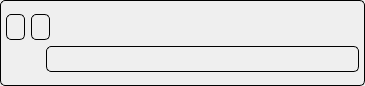
<?xml version="1.0" encoding="UTF-8"?>
<ui version="4.0">
 <class>MessageBox</class>
 <widget class="QFrame" name="MessageBox">
  <property name="geometry">
   <rect>
    <x>0</x>
    <y>0</y>
    <width>365</width>
    <height>86</height>
   </rect>
  </property>
  <property name="windowTitle">
   <string>Frame</string>
  </property>
  <property name="styleSheet">
   <string notr="true">border: 1px solid #000000; border-radius: 5px; padding: 5px</string>
  </property>
  <property name="frameShape">
   <enum>QFrame::Shape::NoFrame</enum>
  </property>
  <property name="frameShadow">
   <enum>QFrame::Shadow::Plain</enum>
  </property>
  <property name="lineWidth">
   <number>1</number>
  </property>
  <layout class="QGridLayout" name="gridLayout">
   <property name="leftMargin">
    <number>0</number>
   </property>
   <property name="topMargin">
    <number>0</number>
   </property>
   <property name="rightMargin">
    <number>0</number>
   </property>
   <property name="bottomMargin">
    <number>0</number>
   </property>
   <item row="0" column="0">
    <layout class="QVBoxLayout" name="verticalLayout">
     <item>
      <layout class="QHBoxLayout" name="horizontalLayout_2">
       <item>
        <layout class="QHBoxLayout" name="horizontalLayout">
         <item>
          <widget class="QLabel" name="user_image">
           <property name="sizePolicy">
            <sizepolicy hsizetype="Preferred" vsizetype="Fixed">
             <horstretch>0</horstretch>
             <verstretch>0</verstretch>
            </sizepolicy>
           </property>
           <property name="text">
            <string/>
           </property>
          </widget>
         </item>
         <item>
          <widget class="QLabel" name="user_name">
           <property name="sizePolicy">
            <sizepolicy hsizetype="Preferred" vsizetype="Fixed">
             <horstretch>0</horstretch>
             <verstretch>0</verstretch>
            </sizepolicy>
           </property>
           <property name="text">
            <string/>
           </property>
          </widget>
         </item>
        </layout>
       </item>
       <item>
        <spacer name="horizontalSpacer">
         <property name="orientation">
          <enum>Qt::Orientation::Horizontal</enum>
         </property>
         <property name="sizeHint" stdset="0">
          <size>
           <width>40</width>
           <height>20</height>
          </size>
         </property>
        </spacer>
       </item>
      </layout>
     </item>
     <item>
      <layout class="QHBoxLayout" name="horizontalLayout_3">
       <item>
        <spacer name="horizontalSpacer_2">
         <property name="orientation">
          <enum>Qt::Orientation::Horizontal</enum>
         </property>
         <property name="sizeType">
          <enum>QSizePolicy::Policy::Fixed</enum>
         </property>
         <property name="sizeHint" stdset="0">
          <size>
           <width>40</width>
           <height>20</height>
          </size>
         </property>
        </spacer>
       </item>
       <item>
        <widget class="QLabel" name="user_message">
         <property name="sizePolicy">
          <sizepolicy hsizetype="Preferred" vsizetype="Fixed">
           <horstretch>0</horstretch>
           <verstretch>0</verstretch>
          </sizepolicy>
         </property>
         <property name="mouseTracking">
          <bool>false</bool>
         </property>
         <property name="text">
          <string/>
         </property>
         <property name="wordWrap">
          <bool>true</bool>
         </property>
         <property name="textInteractionFlags">
          <set>Qt::TextInteractionFlag::LinksAccessibleByMouse|Qt::TextInteractionFlag::TextSelectableByKeyboard|Qt::TextInteractionFlag::TextSelectableByMouse</set>
         </property>
        </widget>
       </item>
      </layout>
     </item>
    </layout>
   </item>
  </layout>
 </widget>
 <resources/>
 <connections/>
</ui>
